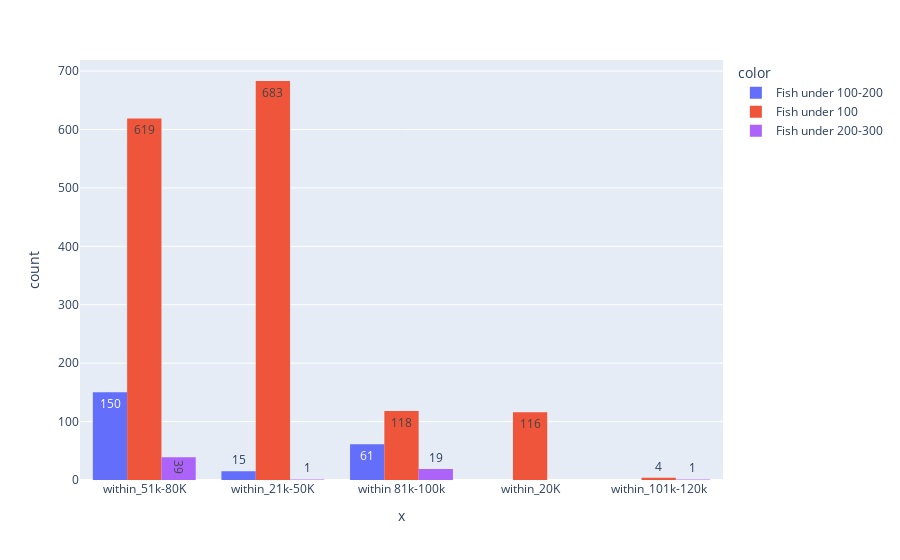

The notebook cell saved with this chart:
### Code cell
px.histogram(x= data["Income_cat"],color=data["Fish_caty"],barmode='group',text_auto=True)

### Figure 1 — Plotly figure (JSON) as saved in the notebook; plotly's stock layout.template omitted (floating-point values rounded to 4 significant figures; data arrays with more than 128 entries replaced by an {"elided": "..."} marker saying what was removed)
{"data": [{"alignmentgroup": "True", "bingroup": "x", "hovertemplate": "color=Fish under 100-200<br>x=%{x}<br>count=%{y}<extra></extra>", "legendgroup": "Fish under 100-200", "marker": {"color": "#636efa", "pattern": {"shape": ""}}, "name": "Fish under 100-200", "offsetgroup": "Fish under 100-200", "orientation": "v", "showlegend": true, "texttemplate": "%{value}", "type": "histogram", "x": {"elided": "226 str values"}, "xaxis": "x", "yaxis": "y"}, {"alignmentgroup": "True", "bingroup": "x", "hovertemplate": "color=Fish under 100<br>x=%{x}<br>count=%{y}<extra></extra>", "legendgroup": "Fish under 100", "marker": {"color": "#EF553B", "pattern": {"shape": ""}}, "name": "Fish under 100", "offsetgroup": "Fish under 100", "orientation": "v", "showlegend": true, "texttemplate": "%{value}", "type": "histogram", "x": {"elided": "1540 str values"}, "xaxis": "x", "yaxis": "y"}, {"alignmentgroup": "True", "bingroup": "x", "hovertemplate": "color=Fish under 200-300<br>x=%{x}<br>count=%{y}<extra></extra>", "legendgroup": "Fish under 200-300", "marker": {"color": "#ab63fa", "pattern": {"shape": ""}}, "name": "Fish under 200-300", "offsetgroup": "Fish under 200-300", "orientation": "v", "showlegend": true, "texttemplate": "%{value}", "type": "histogram", "x": ["within_51k-80K", "within_51k-80K", "within 81k-100k", "within_51k-80K", "within_51k-80K", "within_51k-80K", "within_51k-80K", "within 81k-100k", "within 81k-100k", "within 81k-100k", "within_51k-80K", "within_51k-80K", "within 81k-100k", "within_51k-80K", "within_51k-80K", "within 81k-100k", "within_101k-120k", "within_51k-80K", "within_51k-80K", "within 81k-100k", "within_51k-80K", "within 81k-100k", "within 81k-100k", "within_51k-80K", "within 81k-100k", "within_51k-80K", "within_51k-80K", "within_51k-80K", "within 81k-100k", "within_51k-80K", "within_51k-80K", "within_51k-80K", "within_51k-80K", "within_51k-80K", "within_51k-80K", "within 81k-100k", "within 81k-100k", "within_51k-80K", "within_51k-80K", "within_51k-80K", "within_51k-80K", "within 81k-100k", "within_51k-80K", "within_51k-80K", "within_51k-80K", "within 81k-100k", "within_51k-80K", "within_51k-80K", "within 81k-100k", "within_51k-80K", "within_51k-80K", "within_51k-80K", "within_21k-50K", "within_51k-80K", "within_51k-80K", "within_51k-80K", "within 81k-100k", "within_51k-80K", "within 81k-100k", "within 81k-100k"], "xaxis": "x", "yaxis": "y"}], "layout": {"barmode": "group", "legend": {"title": {"text": "color"}, "tracegroupgap": 0}, "margin": {"t": 60}, "xaxis": {"anchor": "y", "domain": [0, 1], "title": {"text": "x"}}, "yaxis": {"anchor": "x", "domain": [0, 1], "title": {"text": "count"}}}}
